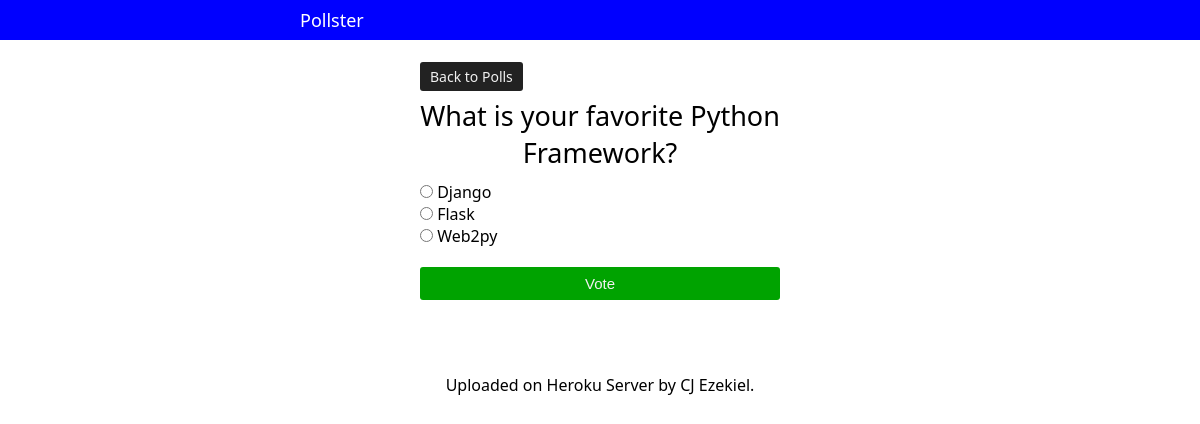
The page /polls/1/ on the database its author committed.
### polls/models.py (models this page shows, shortened)
class Question(models.Model):
    question_text = models.CharField(max_length=200)
    pub_date = models.DateTimeField('date published')

class Choice(models.Model):
    question = models.ForeignKey(Question, on_delete=CASCADE)
    choice_text = models.CharField(max_length=200)
    votes = models.IntegerField(default=0)

### polls/views.py (the view)
# urls.py: path('<int:question_id>/', views.detail, name='detail'),
def detail(request, question_id):
    try:
        question = Question.objects.get(pk=question_id)
    except Question.DoesNotExist:
        raise Http404("Question does not exist")
    return render(request, 'polls/detail.html', {'question': question})

### templates/polls/detail.html (shortened to what this page needs)
{% extends "base.html" %}
{% block content %}
      <div class="vote">
            <div class="back">
                <a href="{% url 'polls:index' %}">Back to Polls</a>
            </div>
            <div class="title">
                <h3>{{ question.question_text }}</h3>
            </div>
            <div class="form">
                <form action="{% url 'polls:vote' question.id %}" method="post">
                    {% for choice in question.choice_set.all %}
                     <div class="form-check">
                            <input
                                type="radio"
                                name="choice"
                                id="choice{{ forloop.counter }}"
                                value="{{ choice.id }}">
                            <label for="choice{{ forloop.counter }}">{{ choice.choice_text }}</label>
                        </div>
                    {% endfor %}
                    <div class="submit">
                        <input type="submit" value="Vote">
                    </div>
                </form>
            </div>
        </div>
{% endblock %}

### templates/base.html (style rules this page uses)
* { padding: 0; margin: 0; box-sizing: border-box; }
html, body { box-sizing: border-box; background-color: #fff; color: #000; font-family: 'Segoe UI', Tahoma, Geneva, Verdana, sans-serif; }
.vote { width: 30%; margin: auto; padding: 10px 0px; box-sizing: border-box; }
.vote .back { margin-bottom: 10px; }
.vote .back a { background-color: #222; color: #f1f1f1; text-decoration: none; padding: 5px 10px; font-size: 14px; border-radius: 3px; }
.vote .title { margin-bottom: 10px; }
.vote .title h3 { font-size: 27px; font-weight: normal; text-align: center; }
.vote .form .form-check input { border: none; outline: none; }
.vote .form .submit { width: 100%; margin-top: 20px; }
.vote .form .submit input { width: 100%; background-color: rgb(0, 163, 0); color: #f1f1f1; padding: 8px 0px; font-size: 15px; border: none; outline: none; border-radius: 3px; }

### rows shown on the page
Question: question_text "What is your favorite Python Framework?"
Choice: choice_text "Django"
Choice: choice_text "Flask"
Choice: choice_text "Web2py"
